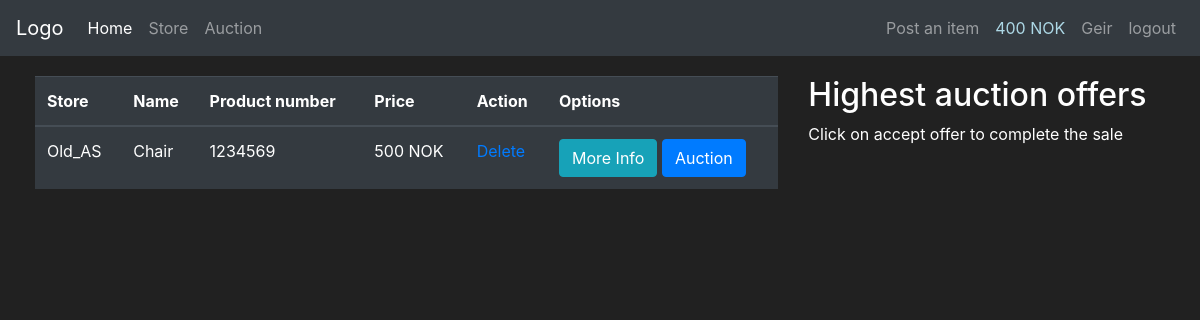
The app's page /auction (signed in) with its own data.
### app_flask/models.py (models this page shows, shortened)
class User(db.Model, UserMixin):
    id = db.Column(db.Integer(), primary_key=True)
    username = db.Column(db.String(length=25), nullable=False, unique=True)
    email = db.Column(db.String(length=60), nullable=False, unique=True)
    password_hash = db.Column(db.String(length=60), nullable=False)
    profile_type = db.Column(db.Boolean(), nullable=False, default=False)
    cash = db.Column(db.Integer(), nullable=False, default=2000)
    date_created = db.Column(db.DateTime(), default=datetime.utcnow)
    goods = db.relationship('Goods', backref='goods_owned_by_user', lazy=True)
    store = db.relationship('Store', backref='store_owner', lazy=True)
    @property
    def password(self):
        return self.password

class Goods(db.Model):
    id = db.Column(db.Integer, primary_key=True)
    name = db.Column(db.String(30), unique=True, nullable=False)
    description = db.Column(db.String(70), unique=False, nullable=False)
    price = db.Column(db.Integer, unique=False, nullable=False)
    product_number = db.Column(db.String(length=6), nullable=False, unique=True)
    goods_type = db.Column(db.Boolean(), nullable=False, default=False)
    date_created = db.Column(db.DateTime(), default=datetime.utcnow)
    user_owner = db.Column(db.Integer(), db.ForeignKey('user.id'))
    store_owner = db.Column(db.Integer(), db.ForeignKey('store.id'))

class Store(db.Model):
    id = db.Column(db.Integer(), primary_key=True)
    store_name = db.Column(db.String(length=30), nullable=False, unique=True)
    street_address = db.Column(db.String(length=40), nullable=False)
    street_number = db.Column(db.Integer(), nullable=False)
    postal_code = db.Column(db.Integer(), nullable=False)
    province = db.Column(db.String(length=50), nullable=False)
    store_email = db.Column(db.String(length=50), nullable=False, unique=True)
    store_phone = db.Column(db.Integer(), nullable=False)
    date_created = db.Column(db.DateTime(), default=datetime.utcnow)
    user_owner = db.Column(db.Integer(), db.ForeignKey('user.id'))
    goods = db.relationship('Goods', backref='owned_store', lazy=True)

### app_flask/main/routes.py (the view, shortened to what this page needs)
@bp.route("/auction", methods=["POST", "GET"])
def auction_page():
    auction_form = AuctionGoodsForm()
    accept_form = AcceptAuctionForm()
    if request.method == "GET":
        items = db.session.query(Goods, Store).filter(and_(Store.id == Goods.store_owner, Goods.goods_type == 1)).all()
        try:
            current_store = Store.query.filter_by(user_owner=current_user.id).first()
            if current_store is not None:
                bidding_items = Bidding.query. \
                    with_entities(Bidding.item_name, Bidding.offer, Bidding.user_name, Bidding.user_id, Bidding.id,
                                  func.max(Bidding.offer)) \
                    .group_by(Bidding.item_name).filter_by(store_user_id=current_user.id)
            else:
                bidding_items = []
        except AttributeError:
            bidding_items = []
        return render_template("auction.html", items=items, auction_form=auction_form, bidding_items=bidding_items, accept_form=accept_form)

### app_flask/models.py (called while the page is built)
@login_manager.user_loader
def load_user(user_id):
    return User.query.get(int(user_id))

### app_flask/templates/auction.html (shortened to what this page needs)
{% extends 'base.html' %}
{% block content %}
<div class="row" style="margin:20px; margin-left:20px">
    <div class="col-8">
        <table class="table table-hover table-dark">
            <thead>
                <tr>
                    <th scope="col">Store</th>
                    <th scope="col">Name</th>
                    <th scope="col">Product number</th>
                    <th scope="col">Price</th>
                    <th scope="col">Action</th>
                    <th scope="col">Options</th>
                </tr>
            </thead>
            <tbody>
                {% for item, store in items %}
                <tr>
                    <td>{{store.store_name}}</td>
                    <td>{{item.name}}</td>
                    <td>{{item.product_number}}</td>
                    <td>{{item.price}} NOK</td>
                    <td class=".table-striped"><a href="{{ url_for('main.delete_goods', id=item.id)}}">Delete</a></td>
                    <td>
                        <button class="btn btn-outline btn-info" data-toggle="modal" data-target="#Modal-MoreInfo-{{ item.id }}">More Info</button>
                        <button class="btn btn-outline btn-primary" data-toggle="modal" data-target="#Modal-AuctionConfirm-{{ item.id }}" >Auction</button>
                    </td>
                </tr>
                {% endfor %}
            </tbody>
        </table>
    </div>
    <div class="col-4">
        <h2>Highest auction offers</h2>
        <p>Click on accept offer to complete the sale</p>
        <br>
   </div>
</div>
{% endblock %}

### app_flask/templates/base.html (shortened to what this page needs)
<!doctype html>
<html lang="en">
   <head>
      <link rel="stylesheet" href="https://cdn.jsdelivr.net/npm/bootstrap@4.5.3/dist/css/bootstrap.min.css">
   </head>
   <body>
    <nav class="navbar navbar-expand-md navbar-dark bg-dark">
        <a class="navbar-brand" href="{{ url_for('main.home_page') }}">Logo</a>
        <div class="collapse navbar-collapse" id="navbarNav">
            <ul class="navbar-nav mr-auto">
                <li class="nav-item active">
                    <a class="nav-link" href="{{ url_for('main.home_page') }}">Home <span class="sr-only">(current)</span></a>
                </li>
                <li class="nav-item">
                    <a class="nav-link" href="{{ url_for('main.store_page') }}">Store</a>
                </li>
                <li class="nav-item">
                    <a class="nav-link" href="{{ url_for('main.auction_page') }}">Auction</a>
                </li>
            </ul>
            {% if current_user.username=="Admin" %}
            <ul class="navbar-nav">
                <li class="nav-item">
                    <a class="nav-link" href="{{ url_for('main.show_users') }}">Users</a>
                </li>
                <li class="nav-item">
                    <a class="nav-link">{{ current_user.username }}</a>
                </li>
                <li class="nav-item">
                    <a class="nav-link" href="{{ url_for('auth.logout_page') }}">logout</a>
                </li>
            </ul>
            {% elif current_user.is_authenticated and current_user.profile_type==1 %}
            <ul class="navbar-nav">
                <li class="nav-item">
                    <a class="nav-link" href="{{ url_for('main.add_goods')}}">Post an item</a>
                </li>
                <li class="nav-item">
                    <a class="nav-link" href="#" style="color:lightblue">{{ current_user.cash }} NOK</a>
                </li>
                <li class="nav-item">
                    <a class="nav-link">{{ current_user.username }}</a>
                </li>
                <li class="nav-item">
                    <a class="nav-link" href="{{ url_for('auth.logout_page') }}">logout</a>
                </li>
            </ul>
            {% endif %}
        </div>
      </nav>
      {% block content %}
      {% endblock %}
   </body>
</html>

### app_flask/templates/base.html (style rules this page uses)
body { color: white; background-color: #212121; }

### records on screen
User: cash "400", username "Geir"
Goods: store_name "Old_AS", name "Chair", product_number "1234569", price "500"
